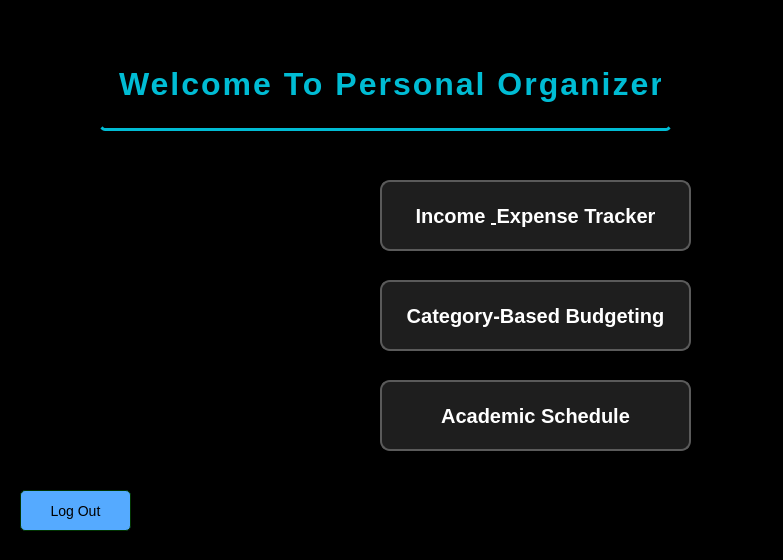
<?xml version="1.0" encoding="UTF-8"?>
<ui version="4.0">
 <class>dashboard</class>
 <widget class="QMainWindow" name="dashboard">
  <property name="geometry">
   <rect>
    <x>0</x>
    <y>0</y>
    <width>783</width>
    <height>560</height>
   </rect>
  </property>
  <property name="windowTitle">
   <string>DashboardWindow</string>
  </property>
  <property name="styleSheet">
   <string notr="true">background-color: rgb(0, 0, 0);</string>
  </property>
  <widget class="QWidget" name="centralwidget">
   <widget class="QPushButton" name="inexTrackerButton">
    <property name="geometry">
     <rect>
      <x>380</x>
      <y>180</y>
      <width>311</width>
      <height>71</height>
     </rect>
    </property>
    <property name="font">
     <font>
      <family>Arial</family>
      <pointsize>-1</pointsize>
      <bold>true</bold>
     </font>
    </property>
    <property name="styleSheet">
     <string notr="true">QPushButton {
    background-color: #1e1e1e;  /* Slightly lighter than black for button */
    color: white;               /* Text color */
    border: 2px solid #5a5a5a;  /* Border color */
    border-radius: 10px;        /* Rounded corners */
    padding: 10px 20px;         /* Padding inside the button */
    font-size: 20px;            /* Font size for text */
}

QPushButton:hover {
    background-color: #3d3d3d;  /* Change button color when hovered */
    border: 2px solid #00bcd4;  
}

QPushButton:pressed {
    background-color: #5a5a5a;  /* Darker color when button is pressed */
    border: 2px solid #ffffff;
}

QPushButton:disabled {
    background-color: #2e2e2e;  /* Gray color for disabled state */
    color: #aaaaaa;             /* Light gray text for disabled button */
    border: 2px solid #5a5a5a;
}
</string>
    </property>
    <property name="text">
     <string>Income &amp; Expense Tracker</string>
    </property>
   </widget>
   <widget class="QPushButton" name="budgetingButton">
    <property name="geometry">
     <rect>
      <x>380</x>
      <y>280</y>
      <width>311</width>
      <height>71</height>
     </rect>
    </property>
    <property name="font">
     <font>
      <family>Arial</family>
      <pointsize>-1</pointsize>
      <bold>true</bold>
     </font>
    </property>
    <property name="styleSheet">
     <string notr="true">QPushButton {
    background-color: #1e1e1e;  /* Slightly lighter than black for button */
    color: white;               /* Text color */
    border: 2px solid #5a5a5a;  /* Border color */
    border-radius: 10px;        /* Rounded corners */
    padding: 10px 20px;         /* Padding inside the button */
    font-size: 20px;            /* Font size for text */
}

QPushButton:hover {
    background-color: #3d3d3d;  /* Change button color when hovered */
    border: 2px solid #00bcd4;  
}

QPushButton:pressed {
    background-color: #5a5a5a;  /* Darker color when button is pressed */
    border: 2px solid #ffffff;
}

QPushButton:disabled {
    background-color: #2e2e2e;  /* Gray color for disabled state */
    color: #aaaaaa;             /* Light gray text for disabled button */
    border: 2px solid #5a5a5a;
}
</string>
    </property>
    <property name="text">
     <string>Category-Based Budgeting</string>
    </property>
   </widget>
   <widget class="QPushButton" name="academicButton">
    <property name="geometry">
     <rect>
      <x>380</x>
      <y>380</y>
      <width>311</width>
      <height>71</height>
     </rect>
    </property>
    <property name="font">
     <font>
      <family>Arial</family>
      <pointsize>-1</pointsize>
      <bold>true</bold>
     </font>
    </property>
    <property name="styleSheet">
     <string notr="true">QPushButton {
    background-color: #1e1e1e;  /* Slightly lighter than black for button */
    color: white;               /* Text color */
    border: 2px solid #5a5a5a;  /* Border color */
    border-radius: 10px;        /* Rounded corners */
    padding: 10px 20px;         /* Padding inside the button */
    font-size: 20px;            /* Font size for text */
}

QPushButton:hover {
    background-color: #3d3d3d;  /* Change button color when hovered */
    border: 2px solid #00bcd4;  
}

QPushButton:pressed {
    background-color: #5a5a5a;  /* Darker color when button is pressed */
    border: 2px solid #ffffff;
}

QPushButton:disabled {
    background-color: #2e2e2e;  /* Gray color for disabled state */
    color: #aaaaaa;             /* Light gray text for disabled button */
    border: 2px solid #5a5a5a;
}
</string>
    </property>
    <property name="text">
     <string>Academic Schedule</string>
    </property>
   </widget>
   <widget class="QLabel" name="label">
    <property name="geometry">
     <rect>
      <x>100</x>
      <y>40</y>
      <width>571</width>
      <height>91</height>
     </rect>
    </property>
    <property name="styleSheet">
     <string notr="true">QLabel {
    color: #00bcd4;                   /* Teal color to match your theme */
    font-size: 32px;                  /* Large font size for prominence */
    font-weight: bold;                /* Bold text */
    letter-spacing: 2px;              /* Add some spacing between letters */
    text-align: center;               /* Center the headline */
    padding: 10px;                    /* Padding around the text */
    background-color: transparent;    /* Transparent background */
    text-shadow: 2px 2px 5px #000;    /* Soft shadow for better readability */
    border-bottom: 3px solid #00bcd4; /* Adds a bottom border for emphasis */
    border-radius: 5px;               /* Rounded bottom border */
}
</string>
    </property>
    <property name="text">
     <string>Welcome To Personal Organizer</string>
    </property>
   </widget>
   <widget class="QPushButton" name="logoutButton">
    <property name="geometry">
     <rect>
      <x>20</x>
      <y>490</y>
      <width>111</width>
      <height>41</height>
     </rect>
    </property>
    <property name="styleSheet">
     <string notr="true">QPushButton {
	font: 700 italic 9pt &quot;Arial&quot;;
    background-color: #55aaff;
    border: 1px solid #003300;
    border-radius: 5px;
    padding: 5px;
    font-size: 14px;
    color: #000000;
}
QPushButton:hover {
    background-color: #aaffff;
}
</string>
    </property>
    <property name="text">
     <string>Log Out</string>
    </property>
   </widget>
   <widget class="QLabel" name="emaillabel">
    <property name="geometry">
     <rect>
      <x>280</x>
      <y>20</y>
      <width>391</width>
      <height>31</height>
     </rect>
    </property>
    <property name="styleSheet">
     <string notr="true">font: 700 16pt &quot;Arial&quot;;
color: #aaffff;</string>
    </property>
    <property name="text">
     <string/>
    </property>
   </widget>
   <widget class="QWidget" name="widget" native="true">
    <property name="geometry">
     <rect>
      <x>20</x>
      <y>160</y>
      <width>321</width>
      <height>291</height>
     </rect>
    </property>
    <property name="styleSheet">
     <string notr="true">QWidget{
border-image:url(:/image/dashboard.jpg/);
}</string>
    </property>
   </widget>
  </widget>
 </widget>
 <resources/>
 <connections/>
</ui>
